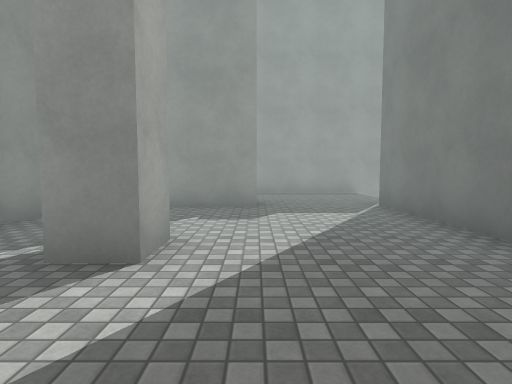
View 1 (above)

22 first-person views from a walk through a scene from a Unity 3-D project. The camera is 1.3 m above the floor, tilts 4° down and sees 80° across. The floor is counted in squares, 2 m on a side. Each view is taken from the middle of a square. On the plan, view 1 faces up. The plan holds only what a view shows up to about 10 squares ahead; the rest is blank. The place goes on beyond the plan. The player is left out. Some animated figures are left out. Surface patterns are stand-ins for the level's own textures.

View 2
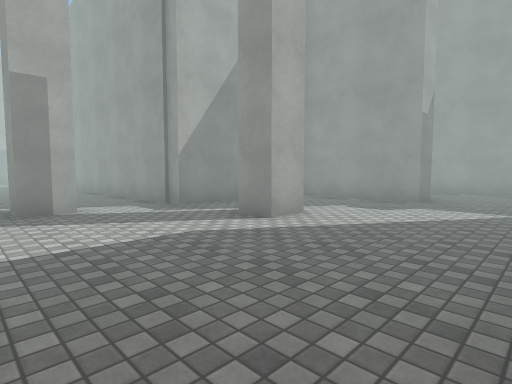

View 3
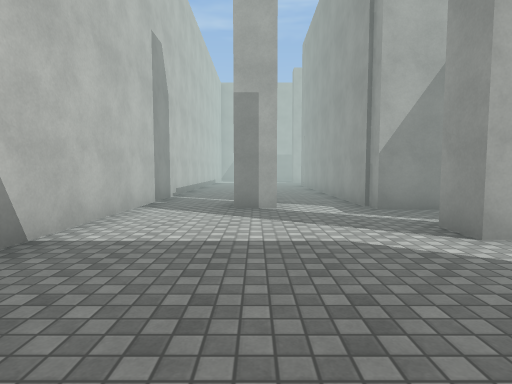

View 4
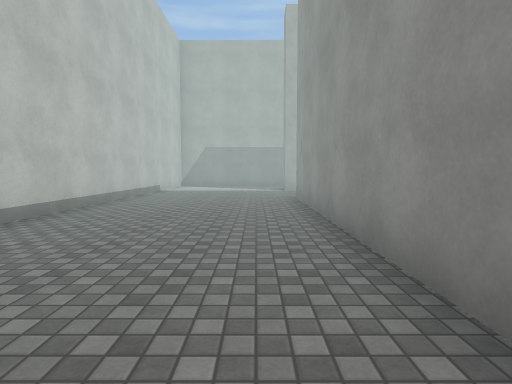

View 5
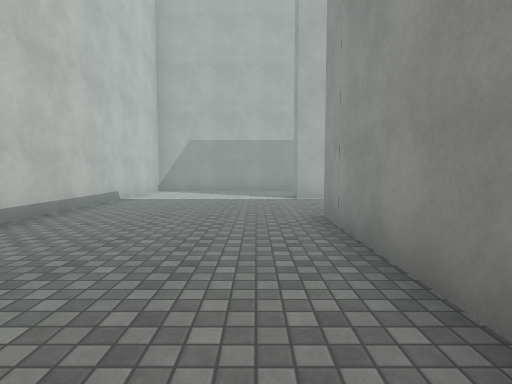

View 6
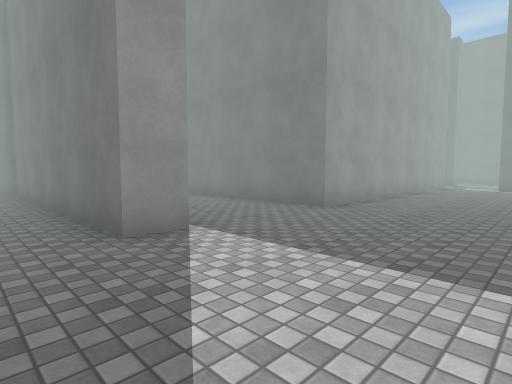

View 7
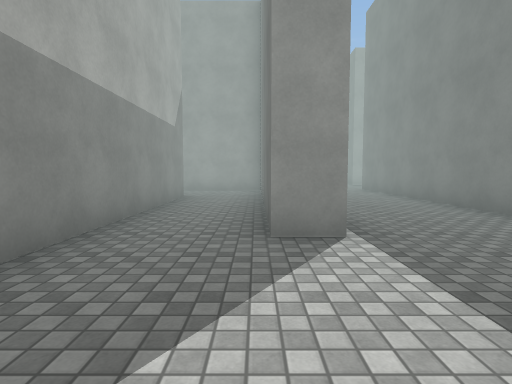

View 8
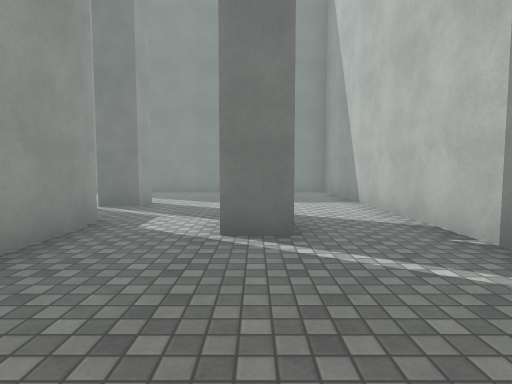

View 9
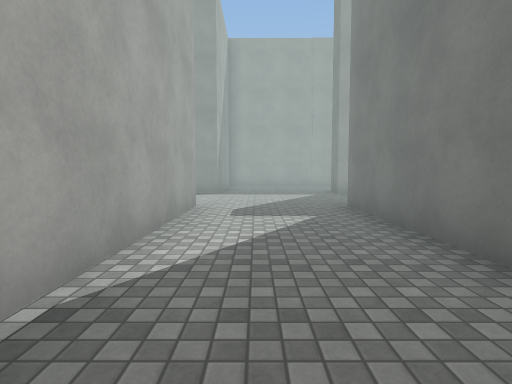

View 10
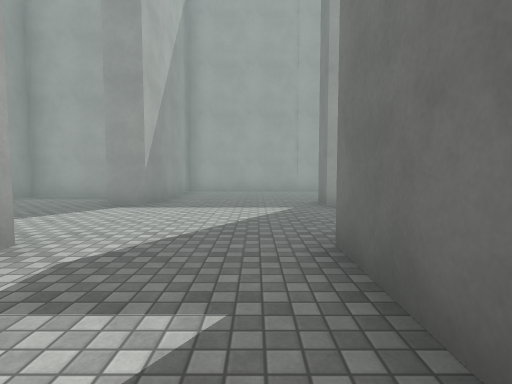

View 11
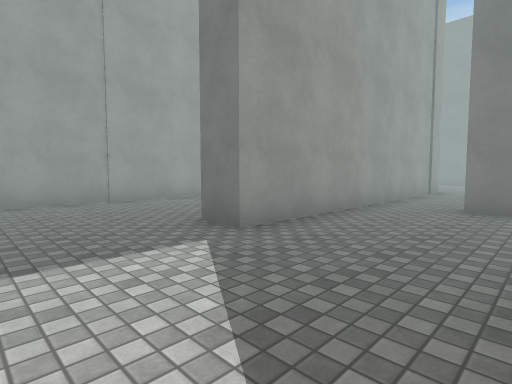

View 12
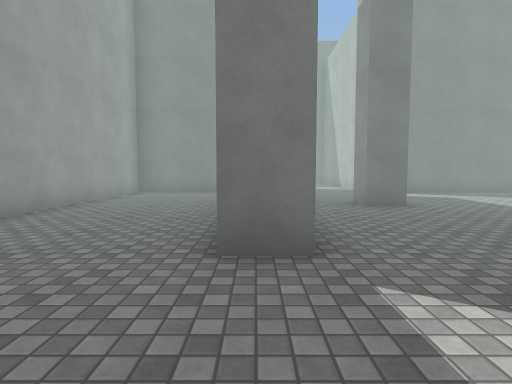

View 13
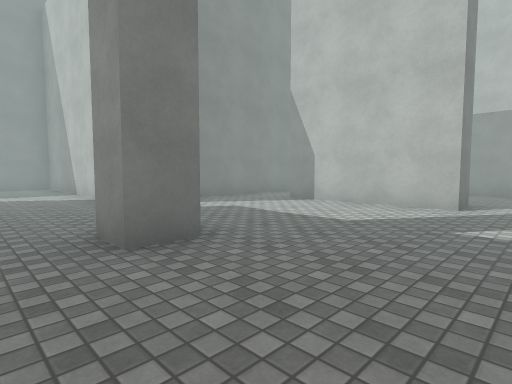

View 14
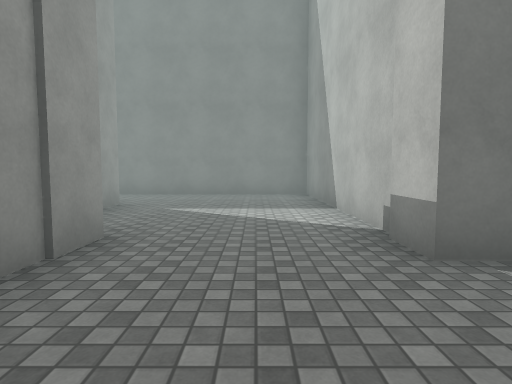

View 15
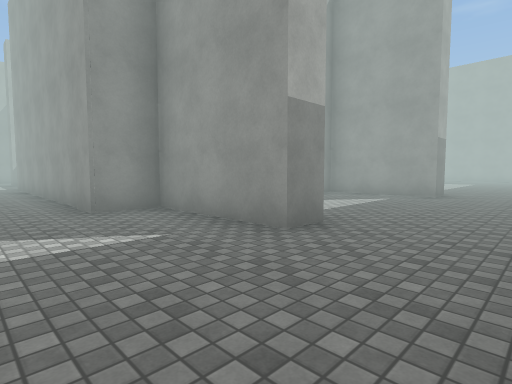

View 16
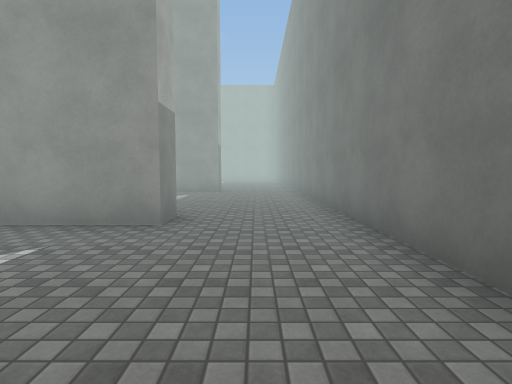

View 17
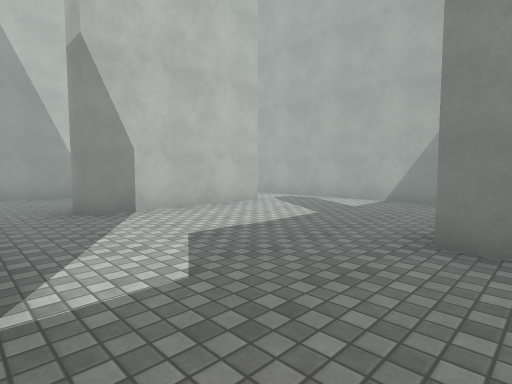

View 18
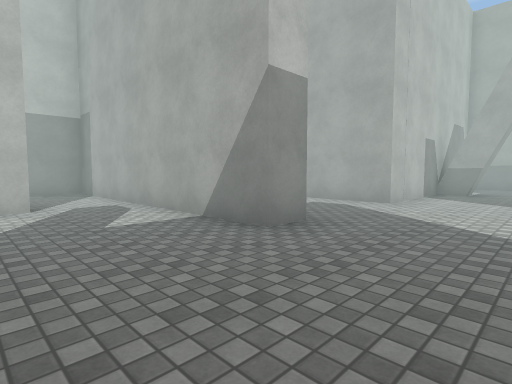

View 19
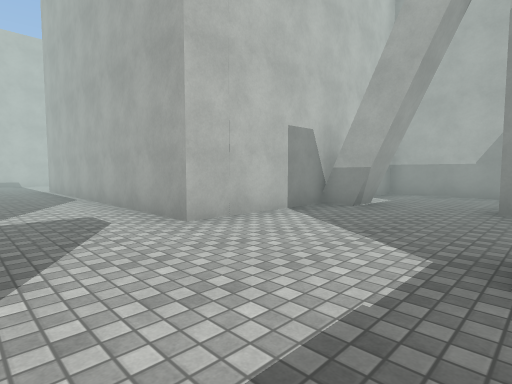

View 20
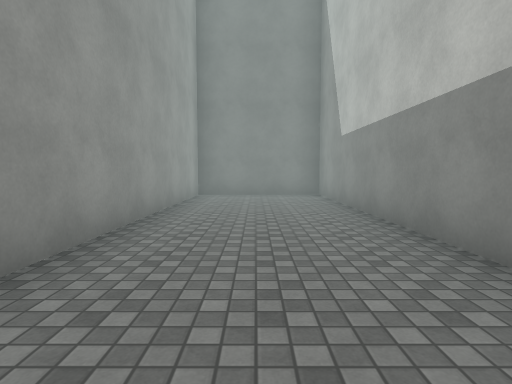

View 21
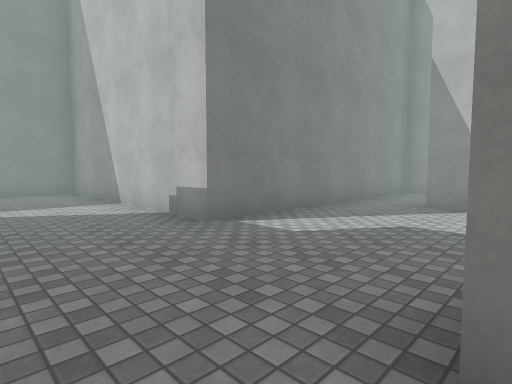

View 22
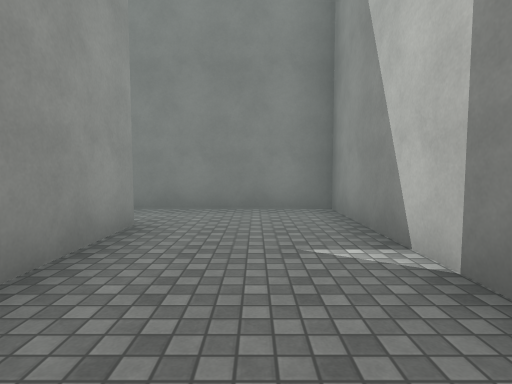

### Floor plan
Points are (right, up) in squares from view 1. A wall is a line through its corners. A room is listed if a view was taken in it or the views show most of it. See-through windows are left out.
Room 1 (views 1, 2, 3, 4, 5, 6, 7, 8)
walls: (-3.3, 0.4) (-3.3, -0.4) (-3.8, -0.4) (-3.8, 0.4); (-3.1, 4.5) (-3.1, 2) (-11.3, 2); (-0.8, 2.9) (-0.8, 2) (-1.5, 2) (-1.5, 2.9); (-14.1, 2) (-14.9, 2) (-14.9, 8.9) (-17.4, 8.9); (0.1, 5.5) (-2.9, 5.5); (2.3, 1) (2.3, 5.9); (-16.8, 6.6) (-16.8, -2.1) (2.3, -2.1) (2.3, -1.1)
ways out: opening at (-12.5, 1.5) to room 2; opening at (-17, 7.5); opening at (1.5, 6)
Room 2 (views 9, 10, 11, 12, 13, 14, 15, 16, 17, 18, 19, 20, 21)
walls: (-7.5, 10.2) (-7.5, 11) (-6.8, 11) (-6.8, 10.2); (-10, 13.3) (-3.8, 13.3) (-3.8, 16.6) (-14.1, 16.6) (-14.1, 12.8) (-14.9, 12.8); (-8.8, 5.4) (-8.8, 6.2) (-5.4, 6.2) (-5.4, 5.5); (-0.1, 14.4) (-0.1, 13.6) (-3.1, 13.6) (-3.1, 12.6) (-10.7, 12.6) (-10.7, 13.4); (-3.8, 5.4) (-3.8, 9.6) (2.3, 9.6) (2.3, 19.5); (-1.9, 19.3) (-3.1, 19.3) (-3.1, 18.9); (-15.6, 14.6) (-17.5, 14.6) (-17.5, 12.4); (-17.4, 9.6) (-14.1, 9.6) (-14.1, 2); (-11.3, 2) (-11.3, 9.6) (-10.6, 9.6) (-10.6, 5.4); (-18, 10.6) (-17.2, 10.6) (-17.2, 9.6)
ways out: opening at (-12.5, 1.5) to room 1; opening at (-9.5, 6) to room 3; opening at (-4.5, 6) to room 3; opening at (-18, 11.5)
Room 3 (view 22)
walls: (-5.4, 5.5) (-7.4, 5.5); (-10.6, 5.4) (-10.6, 2.7) (-3.8, 2.7) (-3.8, 5.4)
ways out: opening at (-9.5, 6) to room 2; opening at (-4.5, 6) to room 2

Positions as (right, up) in squares from view 1, and headings:
1: (0, 0), facing up
2: (2, -1), facing up-left
3: (2, 0), facing left
4: (-4, 1), facing left
5: (-7, 1), facing left
6: (-16, -1), facing up-right
7: (-15, -1), facing up
8: (-7, 0), facing right
9: (-13, 4), facing up
10: (-12, 7), facing up
11: (-13, 10), facing up-right
12: (-13, 13), facing right
13: (-10, 12), facing down-right
14: (-6, 11), facing right
15: (2, 11), facing up-left
16: (1, 10), facing up
17: (-4, 11), facing down-left
18: (-8, 12), facing down-left
19: (-12, 13), facing down-left
20: (-12, 15), facing right
21: (-7, 12), facing down-right
22: (-9, 4), facing right
